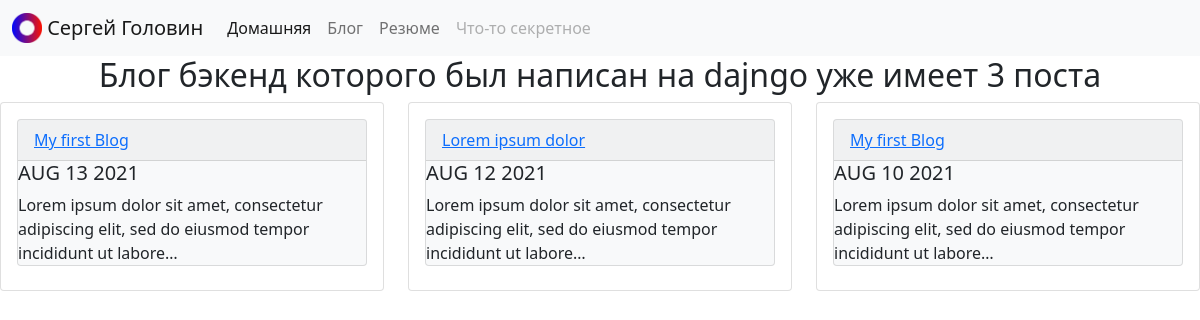
Screenshot of /blog/ with the database file from the repository.
### blog/models.py (models this page shows, shortened)
class Blog(models.Model):
    title = models.CharField(max_length=200)
    description = models.TextField()
    date = models.DateField()  # ImageField = где хранится файл фото

### blog/views.py (the view)
# urls.py: path('', views.all_blogs, name='all_blogs'),
def all_blogs(request):
    blogs = Blog.objects.order_by('-date')
    return render(request, 'blog/all_blogs.html', {'blogs': blogs})

### blog/templates/blog/all_blogs.html
{% extends 'portfolio/base.html' %}
{% block content %}
<h2 class="text-center">Блог бэкенд которого был написан на dajngo уже имеет {{ blogs.count }} поста</h2>
<div class="row row-cols-1 row-cols-md-3 g-4">
{% for blog in blogs %}
    <div class="col">
     <div class="card h-100">
        <div class="card-body">
                <div class="card text-dark bg-light mb-2">
                    <div class="card-header"><a href="{% url 'blog:detail' blog.id %}">{{blog.title}}</a></div>
                    <h5 class="card-title">{{blog.date|date:'M d Y'|upper}}</h5>
                    <p class="card-text ">{{blog.description|striptags|truncatechars:100}}</p>
                </div>
        </div>
     </div>
    </div>
{% endfor %}
</div>
{% endblock %}

### rows the page displays
Blog: title "My first Blog", date "AUG 13 2021", description "Lorem ipsum dolor sit amet, consectetur adipiscing elit, sed do eiusmod tempor incididunt ut labore…"
Blog: title "Lorem ipsum dolor", date "AUG 12 2021", description "Lorem ipsum dolor sit amet, consectetur adipiscing elit, sed do eiusmod tempor incididunt ut labore…"
Blog: title "My first Blog", date "AUG 10 2021", description "Lorem ipsum dolor sit amet, consectetur adipiscing elit, sed do eiusmod tempor incididunt ut labore…"

### other values shown
{{ blogs.count }} "3"
